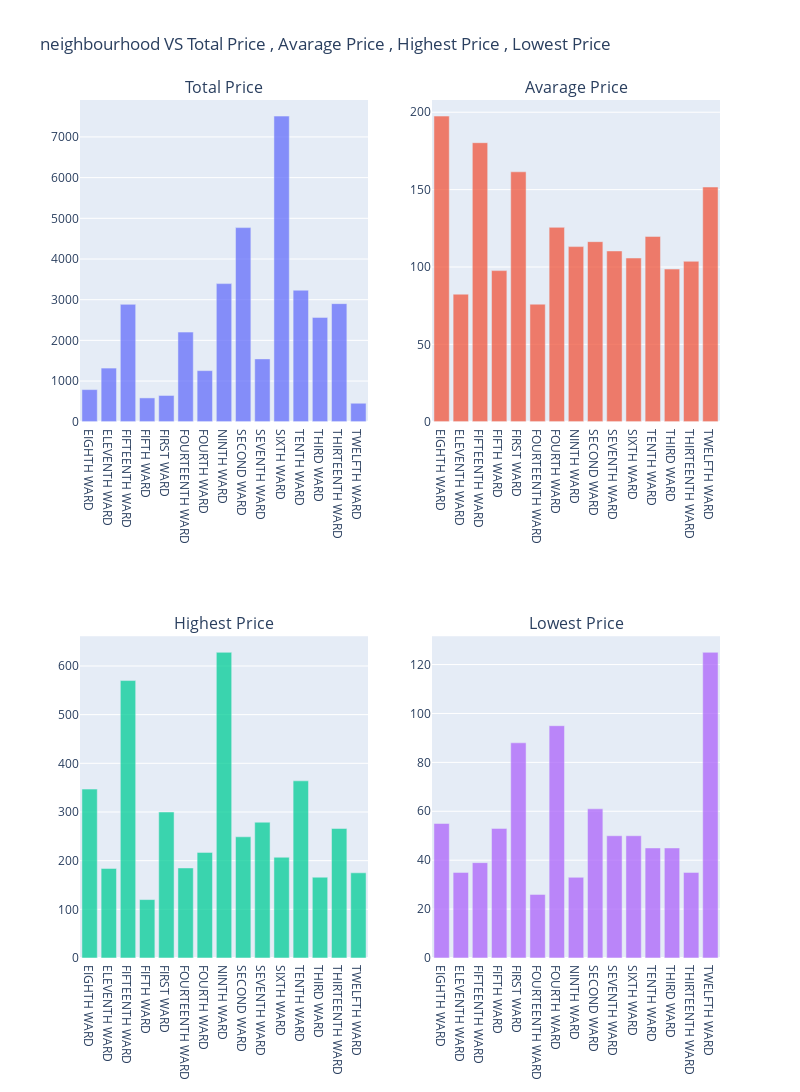

Notebook cell for this chart:
### Markdown cell above
the Private room and Entire Home/apt has a highest price  in dataset <br>
and the shared room has the highest price within the lowest price <br>

### Code cell
from tools import column_summary_statistics
from tools import plot_column_summary_statistics
plot_column_summary_statistics(column_summary_statistics(df , "neighbourhood" , "price"))

### Figure 1 — Plotly figure (JSON) as saved in the notebook; plotly's stock layout.template omitted (floating-point values rounded to 4 significant figures)
{"data": [{"name": "Total Price", "opacity": 0.75, "showlegend": false, "type": "bar", "x": ["EIGHTH WARD", "ELEVENTH WARD", "FIFTEENTH WARD", "FIFTH WARD", "FIRST WARD", "FOURTEENTH WARD", "FOURTH WARD", "NINTH WARD", "SECOND WARD", "SEVENTH WARD", "SIXTH WARD", "TENTH WARD", "THIRD WARD", "THIRTEENTH WARD", "TWELFTH WARD"], "xaxis": "x", "y": [790, 1319, 2885, 586, 646, 2203, 1256, 3395, 4771, 1545, 7512, 3233, 2565, 2903, 455], "yaxis": "y"}, {"name": "Avarage Price", "opacity": 0.75, "showlegend": false, "type": "bar", "x": ["EIGHTH WARD", "ELEVENTH WARD", "FIFTEENTH WARD", "FIFTH WARD", "FIRST WARD", "FOURTEENTH WARD", "FOURTH WARD", "NINTH WARD", "SECOND WARD", "SEVENTH WARD", "SIXTH WARD", "TENTH WARD", "THIRD WARD", "THIRTEENTH WARD", "TWELFTH WARD"], "xaxis": "x2", "y": [197.5, 82.44, 180.3, 97.67, 161.5, 75.97, 125.6, 113.2, 116.4, 110.4, 105.8, 119.7, 98.65, 103.7, 151.7], "yaxis": "y2"}, {"name": "Highest Price", "opacity": 0.75, "showlegend": false, "type": "bar", "x": ["EIGHTH WARD", "ELEVENTH WARD", "FIFTEENTH WARD", "FIFTH WARD", "FIRST WARD", "FOURTEENTH WARD", "FOURTH WARD", "NINTH WARD", "SECOND WARD", "SEVENTH WARD", "SIXTH WARD", "TENTH WARD", "THIRD WARD", "THIRTEENTH WARD", "TWELFTH WARD"], "xaxis": "x3", "y": [347, 184, 570, 120, 300, 185, 217, 628, 249, 279, 207, 364, 166, 266, 175], "yaxis": "y3"}, {"name": "Lowest Price", "opacity": 0.75, "showlegend": false, "type": "bar", "x": ["EIGHTH WARD", "ELEVENTH WARD", "FIFTEENTH WARD", "FIFTH WARD", "FIRST WARD", "FOURTEENTH WARD", "FOURTH WARD", "NINTH WARD", "SECOND WARD", "SEVENTH WARD", "SIXTH WARD", "TENTH WARD", "THIRD WARD", "THIRTEENTH WARD", "TWELFTH WARD"], "xaxis": "x4", "y": [55, 35, 39, 53, 88, 26, 95, 33, 61, 50, 50, 45, 45, 35, 125], "yaxis": "y4"}], "layout": {"annotations": [{"font": {"size": 16}, "showarrow": false, "text": "Total Price", "x": 0.225, "xanchor": "center", "xref": "paper", "y": 1, "yanchor": "bottom", "yref": "paper"}, {"font": {"size": 16}, "showarrow": false, "text": "Avarage Price", "x": 0.775, "xanchor": "center", "xref": "paper", "y": 1, "yanchor": "bottom", "yref": "paper"}, {"font": {"size": 16}, "showarrow": false, "text": "Highest Price", "x": 0.225, "xanchor": "center", "xref": "paper", "y": 0.375, "yanchor": "bottom", "yref": "paper"}, {"font": {"size": 16}, "showarrow": false, "text": "Lowest Price", "x": 0.775, "xanchor": "center", "xref": "paper", "y": 0.375, "yanchor": "bottom", "yref": "paper"}], "height": 1200, "title": {"text": "neighbourhood VS Total Price , Avarage Price , Highest Price , Lowest Price"}, "width": 800, "xaxis": {"anchor": "y", "autorange": true, "domain": [0, 0.45], "range": [-0.5, 14.5], "type": "category"}, "xaxis2": {"anchor": "y2", "autorange": true, "domain": [0.55, 1], "range": [-0.5, 14.5], "type": "category"}, "xaxis3": {"anchor": "y3", "autorange": true, "domain": [0, 0.45], "range": [-0.5, 14.5], "type": "category"}, "xaxis4": {"anchor": "y4", "autorange": true, "domain": [0.55, 1], "range": [-0.5, 14.5], "type": "category"}, "yaxis": {"anchor": "x", "autorange": true, "domain": [0.625, 1], "range": [0, 7907.0], "type": "linear"}, "yaxis2": {"anchor": "x2", "autorange": true, "domain": [0.625, 1], "range": [0, 207.9], "type": "linear"}, "yaxis3": {"anchor": "x3", "autorange": true, "domain": [0, 0.375], "range": [0, 661.1], "type": "linear"}, "yaxis4": {"anchor": "x4", "autorange": true, "domain": [0, 0.375], "range": [0, 131.6], "type": "linear"}}}
